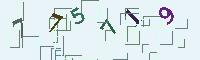
#> input picture tests/captchas/c1.jpeg, 200 x 60 px
$ python rotate.py ../tests/captchas/c1.jpeg out.png 5
#> lines starting #> are read from the running program, lines starting #| are printed output that depends on the picture
import sys
from PIL import Image

from decoder import rotate

input = sys.argv[1]
output = sys.argv[2]
angle = int(sys.argv[3])

im = Image.open(input).convert('L')
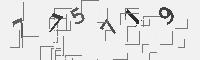
#> im: PIL image 200x60 L; min 23, max 255, mean 228.1
#> (the run stopped early here; a loop or call above may not have finished)

$ run again, on tests/captchas/c11.jpeg
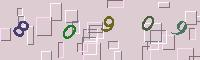
#> input picture tests/captchas/c11.jpeg, 200 x 60 px
#> `im = Image.open(input).convert('L')`:
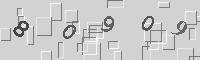
#> im: PIL image 200x60 L; min 46, max 254, mean 202.5

$ run again, on tests/captchas/c12.jpeg
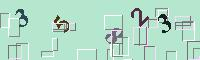
#> input picture tests/captchas/c12.jpeg, 200 x 60 px
#> `im = Image.open(input).convert('L')`:
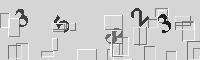
#> im: PIL image 200x60 L; min 7, max 254, mean 204.2

$ run again, on tests/captchas/c13.jpeg
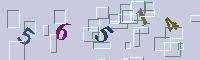
#> input picture tests/captchas/c13.jpeg, 200 x 60 px
#> `im = Image.open(input).convert('L')`:
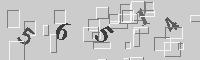
#> im: PIL image 200x60 L; min 28, max 254, mean 197.5
